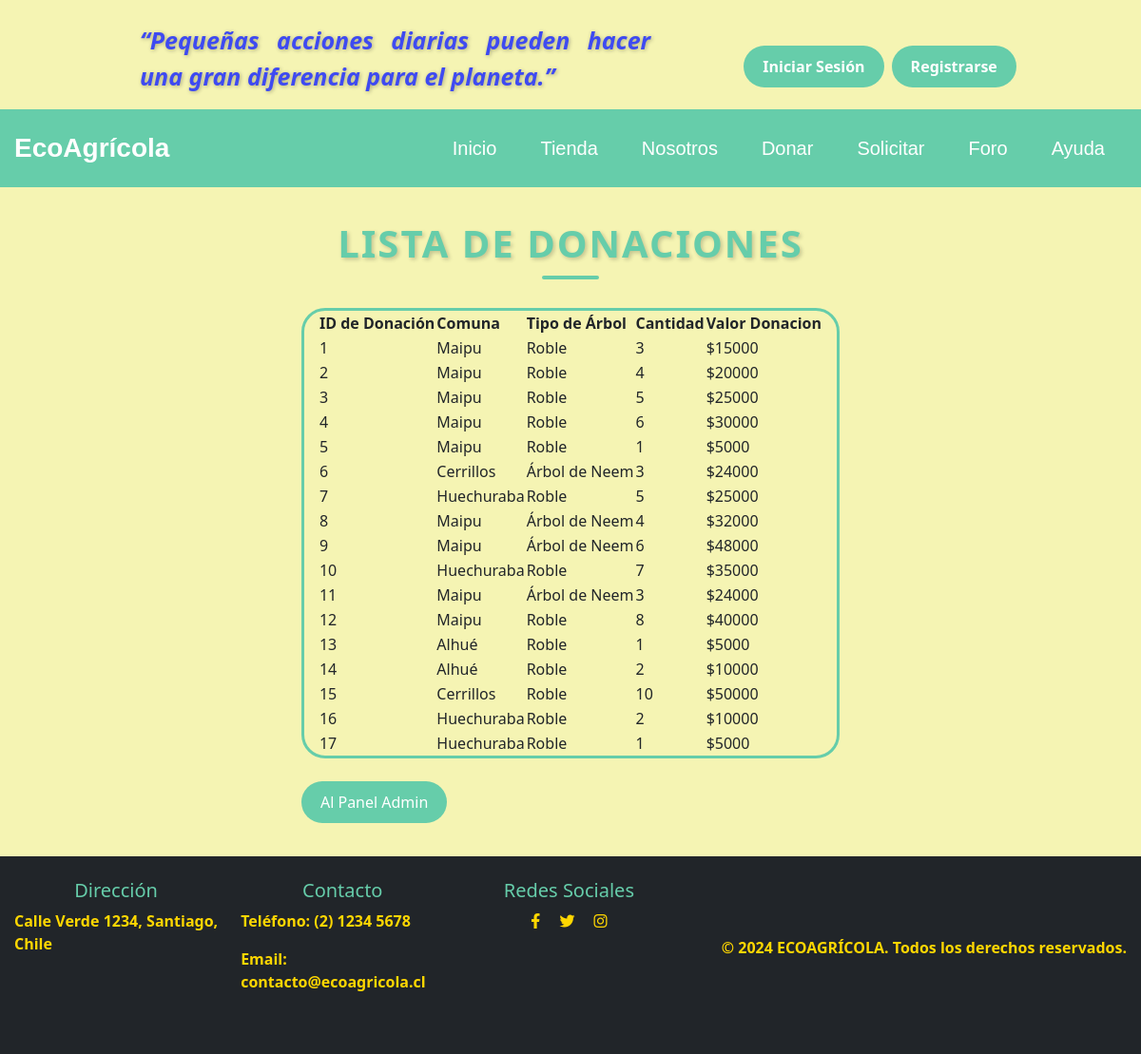
Before: /lista_donaciones/ with the older database file.
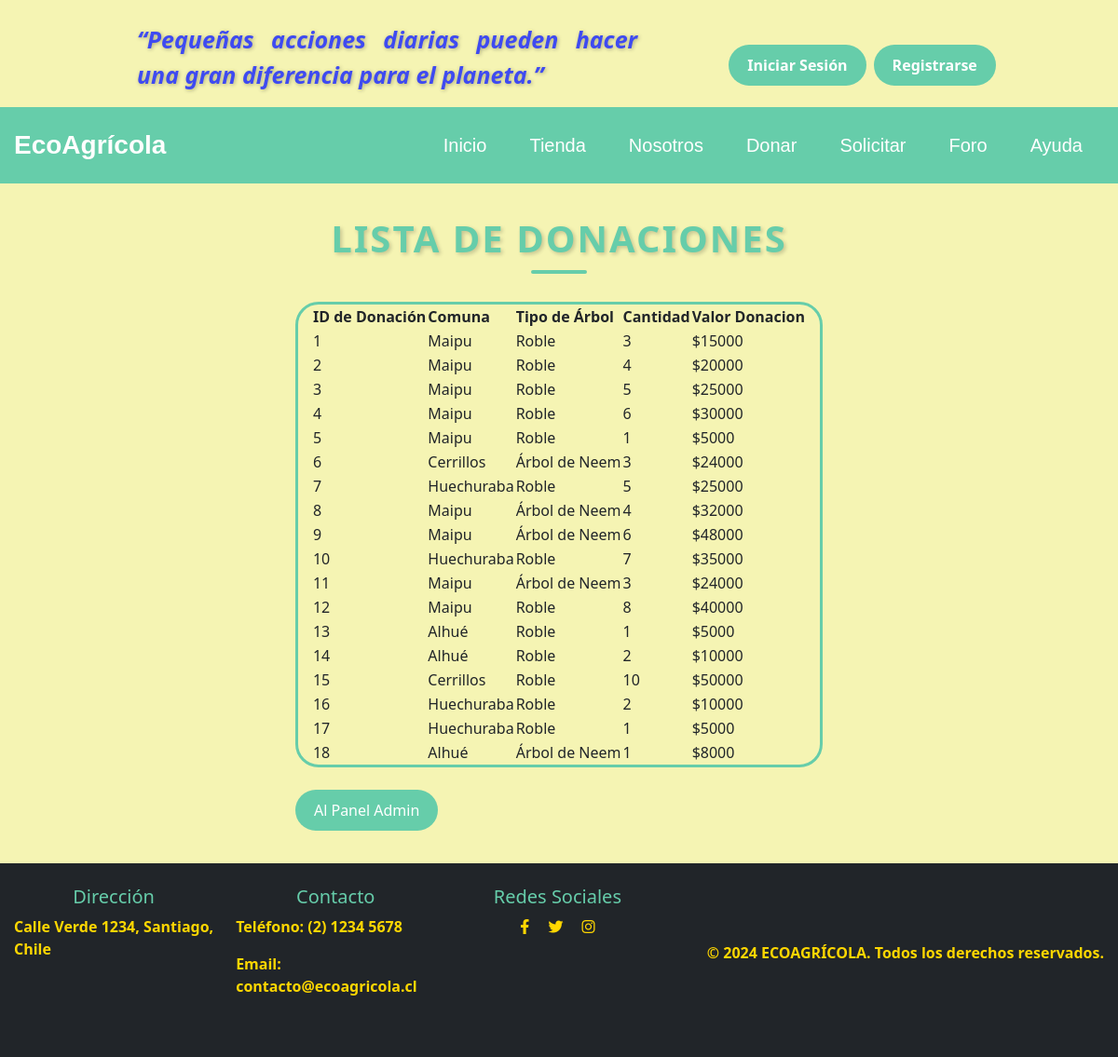
After: the same page with the newer database file.
### core/models.py (models this page shows, shortened)
class Donacion(models.Model):
    OPCIONES = [
        ('Planta un Árbol', 'Planta un Árbol'),
        ('Herramientas', 'Herramientas'),
        ('Desechos', 'Desechos'),
    ]
    COMUNAS = [
        ('Alhué', 'Alhué'),
        ('Buin', 'Buin'),
        ('Cerrillos', 'Cerrillos'),
        ('Cerro Navia', 'Cerro Navia'),
        ('Colina', 'Colina'),
        ('El Bosque', 'El Bosque'),
        ('Estación Central', 'Estación Central'),
        ('Huechuraba', 'Huechuraba'),
        ('Independencia', 'Independencia'),
        ('La Florida', 'La Florida'),
        ('La Granja', 'La Granja'),
        ('La Pintana', 'La Pintana'),
        ('La Reina', 'La Reina'),
        ('Las Condes', 'Las Condes'),
        ('Lo Barnechea', 'Lo Barnechea'),
        ('Lo Espejo', 'Lo Espejo'),
        ('Maipú', 'Maipú'),
        ('Ñuñoa', 'Ñuñoa'),
        ('Pedro Aguirre Cerda', 'Pedro Aguirre Cerda'),
        ('Peñalolén', 'Peñalolén'),
        ('Providencia', 'Providencia'),
        ('Pudahuel', 'Pudahuel'),
        ('Quilicura', 'Quilicura'),
        ('Quinta Normal', 'Quinta Normal'),
        ('Recoleta', 'Recoleta'),
        ('Renca', 'Renca'),
        ('San Bernardo', 'San Bernardo'),
        ('San Joaquín', 'San Joaquín'),
        ('San Miguel', 'San Miguel'),
        ('San Ramón', 'San Ramón'),
        ('Santiago', 'Santiago'),
        ('Vitacura', 'Vitacura'),
    ]
    TIPOS_ARBOL = [
        ('Roble', 'Roble'),
        ('Árbol de Neem', 'Árbol de Neem'),
        ('Cedro', 'Cedro'),
    ]
    PRECIO_ARBOL = {
        'Roble': 5000,
        'Árbol de Neem': 8000,
        'Cedro': 12000,
    }
    opcion = models.CharField(max_length=100, choices=OPCIONES)
    comuna = models.CharField(max_length=100, choices=COMUNAS)
    tipo_arbol = models.CharField(max_length=100, choices=TIPOS_ARBOL)
    cantidad = models.IntegerField(blank=True, null=True)
    fecha_creacion = models.DateTimeField(auto_now_add=True)
    valor_total = models.PositiveIntegerField(default=0)
    class Meta:
        managed = True
        db_table = 'donacion'
        constraints = [
            models.UniqueConstraint(fields=['opcion', 'comuna', 'tipo_arbol', 'cantidad'], name='unique_donation')
        ]

### core/views.py (the view)
# urls.py: path('lista_donaciones/', lista_donaciones, name='lista_donaciones'),
def lista_donaciones(request):
    donaciones = Donacion.objects.all()  # Obtén todas las donaciones
    context = {
        'donaciones': donaciones,
    }
    return render(request, 'core/lista_donaciones.html', context)

### core/templates/core/lista_donaciones.html (shortened to what this page needs)
{% extends "core/base_generic.html" %}
{% block content %}
<!doctype html>
<html lang="en">
    <head>
    </head>
    <body>
        <div style="max-width: 30cm; margin: auto; margin-top: 35px; margin-bottom: 35px;">
            <h1 class="section-title text-center">Lista de Donaciones</h1>
            <div class="container mt-4" style="max-height: 500px; overflow-y: auto; border: 3px solid #66CDAA; border-radius: 25px; ">
                <table>
                    <thead>
                        <tr>
                            <th>ID de Donación</th>
                            <th>Comuna</th>
                            <th>Tipo de Árbol</th>
                            <th>Cantidad</th>
                            <th>Valor Donacion</th>
                        </tr>
                    </thead>
                    <tbody>
                        {% for donacion in donaciones %}
                        <tr>
                            <td>{{ donacion.id }}</td>
                            <td>{{ donacion.comuna }}</td>
                            <td>{{ donacion.tipo_arbol }}</td>
                            <td>{{ donacion.cantidad }}</td>
                            <td>${{ donacion.valor_total }}</td>
                        </tr>
                        {% endfor %}
                    </tbody>
                </table>
            </div>
            <br>
            <a href="{% url 'superuser' %}" class="btn btn-custom">Al Panel Admin</a>
        </div>
    </body>
</html>
{% endblock %}

Changed rows visible on the page:
added Donacion: id "18", comuna "Alhué", tipo_arbol "Árbol de Neem", cantidad "1", valor_total "8000"
